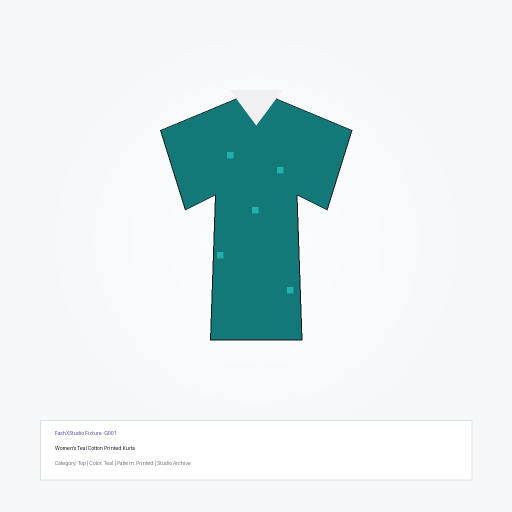
#> input picture catalog_seed/images/g001.jpg, 1024 x 1024 px (shown at 1/2 size)
$ python -i heuristic.py   (imports and definitions only)
#> lines starting #> are read from the running program, lines starting #| are printed output that depends on the picture
from __future__ import annotations

import cv2

from .types import PoseEstimate


# [44 lines that did not run here, left out]

>>> import cv2
>>> picture = cv2.imread('../../../../../../../catalog_seed/images/g001.jpg', cv2.IMREAD_GRAYSCALE)
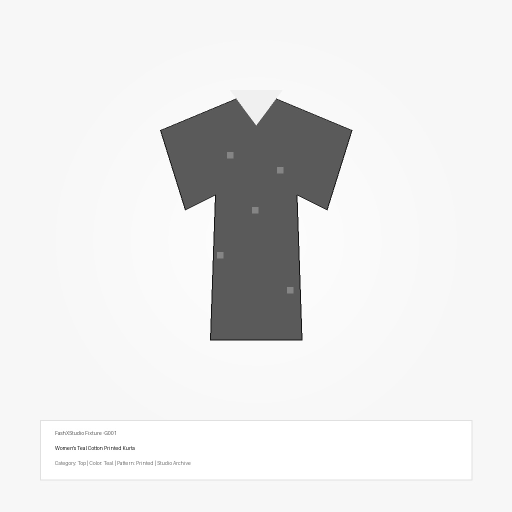
#> picture: shape (1024, 1024) (shown at 1/2 size); min 13, max 255, mean 231.5
#> (the run stopped early here; a loop or call above may not have finished)
